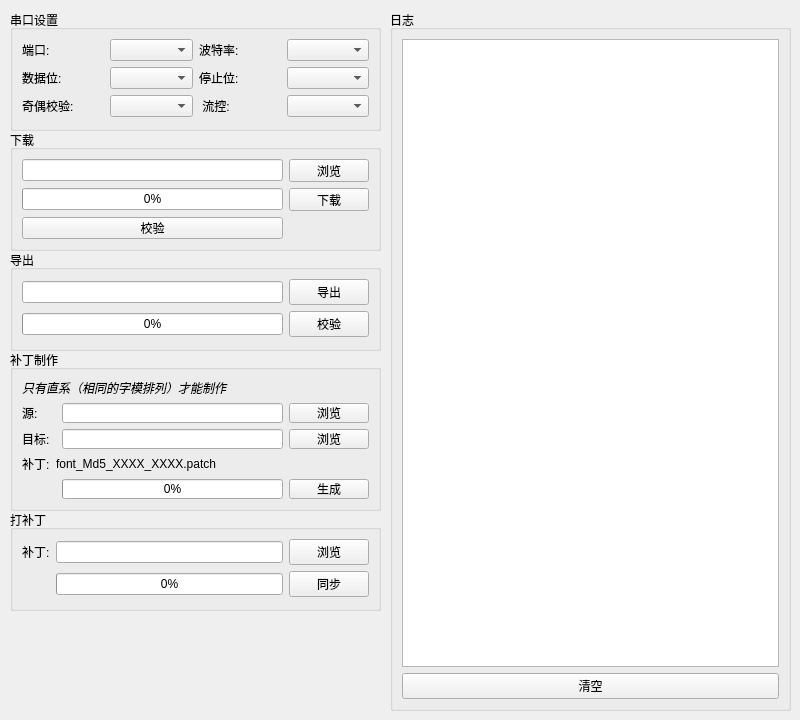
     <widget class="QWidget" name="tab_download">
      <attribute name="title">
       <string>Download</string>
      </attribute>
      <widget class="QGroupBox" name="groupBox_18">
       <property name="geometry">
        <rect>
         <x>390</x>
         <y>10</y>
         <width>401</width>
         <height>701</height>
        </rect>
       </property>
       <property name="title">
        <string>日志</string>
       </property>
       <layout class="QGridLayout" name="gridLayout_18">
        <item row="0" column="0">
         <widget class="QTextBrowser" name="textBrowser_Down_log"/>
        </item>
        <item row="1" column="0">
         <widget class="QPushButton" name="pushButton_Down_logClear">
          <property name="text">
           <string>清空</string>
          </property>
         </widget>
        </item>
       </layout>
      </widget>
      <widget class="QGroupBox" name="groupBox_9">
       <property name="geometry">
        <rect>
         <x>10</x>
         <y>130</y>
         <width>371</width>
         <height>121</height>
        </rect>
       </property>
       <property name="title">
        <string>下载</string>
       </property>
       <layout class="QGridLayout" name="gridLayout_10">
        <item row="1" column="0">
         <widget class="QProgressBar" name="progressBar_Down_fontBinDl">
          <property name="value">
           <number>0</number>
          </property>
         </widget>
        </item>
        <item row="0" column="0">
         <widget class="QLineEdit" name="lineEdit_Down_fontBinSrc"/>
        </item>
        <item row="0" column="3">
         <widget class="QPushButton" name="pushButton_Down_fontBinBrs">
          <property name="text">
           <string>浏览</string>
          </property>
         </widget>
        </item>
        <item row="1" column="3">
         <widget class="QPushButton" name="pushButton_Down_fontBinDl">
          <property name="text">
           <string>下载</string>
          </property>
         </widget>
        </item>
        <item row="2" column="0">
         <widget class="QPushButton" name="pushButton_Down_fontBinCheck">
          <property name="text">
           <string>校验</string>
          </property>
         </widget>
        </item>
       </layout>
      </widget>
      <widget class="QGroupBox" name="groupBox_11">
       <property name="geometry">
        <rect>
         <x>10</x>
         <y>10</y>
         <width>371</width>
         <height>121</height>
        </rect>
       </property>
       <property name="title">
        <string>串口设置</string>
       </property>
       <layout class="QGridLayout" name="gridLayout_8">
        <item row="0" column="3">
         <widget class="QComboBox" name="comboBox_Down_comBaudrate"/>
        </item>
        <item row="0" column="2">
         <widget class="QLabel" name="label_12">
          <property name="text">
           <string>波特率:</string>
          </property>
         </widget>
        </item>
        <item row="2" column="2">
         <widget class="QLabel" name="label_15">
          <property name="text">
           <string>停止位:</string>
          </property>
         </widget>
        </item>
        <item row="0" column="0">
         <widget class="QLabel" name="label_2">
          <property name="text">
           <string>端口:</string>
          </property>
         </widget>
        </item>
        <item row="4" column="1">
         <widget class="QComboBox" name="comboBox_Down_comParity"/>
        </item>
        <item row="2" column="0">
         <widget class="QLabel" name="label_13">
          <property name="text">
           <string>数据位:</string>
          </property>
         </widget>
        </item>
        <item row="4" column="0">
         <widget class="QLabel" name="label_16">
          <property name="text">
           <string>奇偶校验:</string>
          </property>
         </widget>
        </item>
        <item row="4" column="2">
         <widget class="QLabel" name="label_17">
          <property name="text">
           <string> 流控:</string>
          </property>
         </widget>
        </item>
        <item row="4" column="3">
         <widget class="QComboBox" name="comboBox_Down_comFlowcontrol"/>
        </item>
        <item row="0" column="1">
         <widget class="QComboBox" name="comboBox_Down_comPort"/>
        </item>
        <item row="2" column="1">
         <widget class="QComboBox" name="comboBox_Down_comDatabits"/>
        </item>
        <item row="2" column="3">
         <widget class="QComboBox" name="comboBox_Down_comStopbits"/>
        </item>
       </layout>
      </widget>
      <widget class="QGroupBox" name="groupBox_25">
       <property name="geometry">
        <rect>
         <x>10</x>
         <y>350</y>
         <width>371</width>
         <height>161</height>
        </rect>
       </property>
       <property name="title">
        <string>补丁制作</string>
       </property>
       <layout class="QGridLayout" name="gridLayout_25">
        <item row="1" column="2">
         <widget class="QLineEdit" name="lineEdit_Down_patchFontBinSrc"/>
        </item>
        <item row="1" column="3">
         <widget class="QPushButton" name="pushButton_Down_fontBinPatchSrcBrs">
          <property name="text">
           <string>浏览</string>
          </property>
         </widget>
        </item>
        <item row="5" column="2">
         <spacer name="verticalSpacer_9">
          <property name="orientation">
           <enum>Qt::Vertical</enum>
          </property>
          <property name="sizeHint" stdset="0">
           <size>
            <width>20</width>
            <height>40</height>
           </size>
          </property>
         </spacer>
        </item>
        <item row="2" column="2">
         <widget class="QLineEdit" name="lineEdit_Down_patchFontBinDst"/>
        </item>
        <item row="3" column="0">
         <widget class="QLabel" name="label_60">
          <property name="text">
           <string>补丁:</string>
          </property>
         </widget>
        </item>
        <item row="2" column="3">
         <widget class="QPushButton" name="pushButton_Down_fontBinPatchDstBrs">
          <property name="text">
           <string>浏览</string>
          </property>
         </widget>
        </item>
        <item row="4" column="2">
         <widget class="QProgressBar" name="progressBar_Down_fontBinPatchBuild">
          <property name="value">
           <number>0</number>
          </property>
         </widget>
        </item>
        <item row="2" column="0">
         <widget class="QLabel" name="label_59">
          <property name="text">
           <string>目标:</string>
          </property>
         </widget>
        </item>
        <item row="1" column="0">
         <widget class="QLabel" name="label_58">
          <property name="text">
           <string>源:</string>
          </property>
         </widget>
        </item>
        <item row="4" column="3">
         <widget class="QPushButton" name="pushButton_Down_fontBinPatchBuild">
          <property name="text">
           <string>生成</string>
          </property>
         </widget>
        </item>
        <item row="0" column="0" colspan="4">
         <widget class="QLabel" name="label_24">
          <property name="font">
           <font>
            <italic>true</italic>
           </font>
          </property>
          <property name="text">
           <string>只有直系（相同的字模排列）才能制作</string>
          </property>
         </widget>
        </item>
        <item row="3" column="1" colspan="2">
         <widget class="QLabel" name="label_Down_fontBinPatch">
          <property name="text">
           <string>font_Md5_XXXX_XXXX.patch</string>
          </property>
         </widget>
        </item>
       </layout>
      </widget>
      <widget class="QGroupBox" name="groupBox_26">
       <property name="geometry">
        <rect>
         <x>10</x>
         <y>250</y>
         <width>371</width>
         <height>101</height>
        </rect>
       </property>
       <property name="title">
        <string>导出</string>
       </property>
       <layout class="QGridLayout" name="gridLayout_26">
        <item row="0" column="0">
         <widget class="QLineEdit" name="lineEdit_Down_fontBinExport"/>
        </item>
        <item row="0" column="1">
         <widget class="QPushButton" name="pushButton_Down_fontBinExport">
          <property name="text">
           <string>导出</string>
          </property>
         </widget>
        </item>
        <item row="1" column="0">
         <widget class="QProgressBar" name="progressBar_Down_fontBinExport">
          <property name="value">
           <number>0</number>
          </property>
         </widget>
        </item>
        <item row="1" column="1">
         <widget class="QPushButton" name="pushButton_Down_fontBinExportCheck">
          <property name="text">
           <string>校验</string>
          </property>
         </widget>
        </item>
        <item row="2" column="0">
         <spacer name="verticalSpacer_8">
          <property name="orientation">
           <enum>Qt::Vertical</enum>
          </property>
          <property name="sizeHint" stdset="0">
           <size>
            <width>20</width>
            <height>40</height>
           </size>
          </property>
         </spacer>
        </item>
       </layout>
      </widget>
      <widget class="QGroupBox" name="groupBox_19">
       <property name="geometry">
        <rect>
         <x>10</x>
         <y>510</y>
         <width>371</width>
         <height>101</height>
        </rect>
       </property>
       <property name="title">
        <string>打补丁</string>
       </property>
       <layout class="QGridLayout" name="gridLayout_17">
        <item row="1" column="1">
         <widget class="QProgressBar" name="progressBar_Down_fontPatchSync">
          <property name="value">
           <number>0</number>
          </property>
         </widget>
        </item>
        <item row="0" column="1">
         <widget class="QLineEdit" name="lineEdit_Down_fontBinPatchSrc"/>
        </item>
        <item row="0" column="0">
         <widget class="QLabel" name="label_61">
          <property name="text">
           <string>补丁:</string>
          </property>
         </widget>
        </item>
        <item row="1" column="2">
         <widget class="QPushButton" name="pushButton_Down_fontPatchSync">
          <property name="text">
           <string>同步</string>
          </property>
         </widget>
        </item>
        <item row="0" column="2">
         <widget class="QPushButton" name="pushButton_Down_fontPatchSrcBrs">
          <property name="text">
           <string>浏览</string>
          </property>
         </widget>
        </item>
        <item row="2" column="1">
         <spacer name="verticalSpacer_10">
          <property name="orientation">
           <enum>Qt::Vertical</enum>
          </property>
          <property name="sizeHint" stdset="0">
           <size>
            <width>20</width>
            <height>40</height>
           </size>
          </property>
         </spacer>
        </item>
       </layout>
      </widget>
     </widget>
